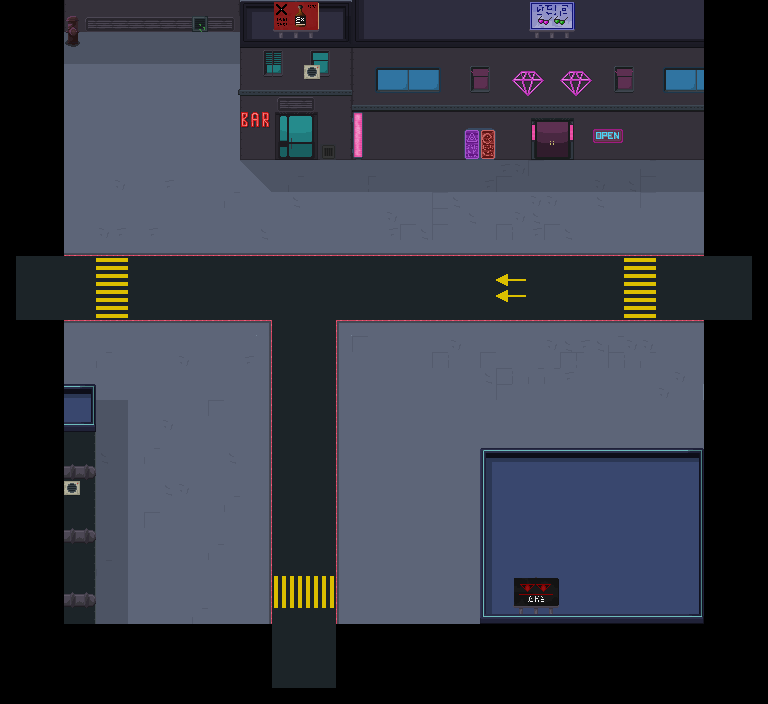

The image is a tile-based game level rendered from a .tmx file. Its description and source (layers, tilesets, objects; grid data summarised) follow:
An orthogonal 48x44 tile map with 16x16 px tiles, 7 tile layers (Suelo, DecoracionSuelo, Paredes, Decoracion, ...), 4 tilesets and 10 objects (3x Spawner, 2x Right, 2x Down, 2x Left, Text_Box).

<map version="1.0" tiledversion="1.0.3" orientation="orthogonal" renderorder="right-down" width="48" height="44" tilewidth="16" tileheight="16" nextobjectid="46">
 <tileset firstgid="1" source="../../tileset/city.tsx" />
 <tileset firstgid="257" source="../../tileset/City2.tsx" />
 <tileset firstgid="769" source="../../tileset/CityProps.tsx" />
 <tileset firstgid="1137" source="../../tileset/Buildings.tsx" />
 <layer name="Suelo" width="48" height="44">
  <data>[2112 cells, 1600 non-empty, 2 distinct tile ids]</data>
 </layer>
 <layer name="DecoracionSuelo" width="48" height="44">
  <data>[2112 cells, 450 non-empty, 17 distinct tile ids]</data>
 </layer>
 <layer name="Paredes" width="48" height="44">
  <data>[2112 cells, 496 non-empty, 156 distinct tile ids]</data>
 </layer>
 <layer name="Decoracion" width="48" height="44">
  <data>[2112 cells, 151 non-empty, 77 distinct tile ids]</data>
 </layer>
 <objectgroup name="Animados">
  <object id="45" name="Text_Box" x="224" y="32" width="16" height="16" />
 </objectgroup>
 <layer name="Decoracion2" width="48" height="44">
  <data>[2112 cells, 0 non-empty, 0 distinct tile ids]</data>
 </layer>
 <layer name="Sombra" width="48" height="44">
  <data>[2112 cells, 107 non-empty, 2 distinct tile ids]</data>
 </layer>
 <layer name="Aire" width="48" height="44">
  <data>[2112 cells, 142 non-empty, 3 distinct tile ids]</data>
 </layer>
 <objectgroup name="Puertas">
  <object id="19" name="Right" x="735" y="255" width="18.6667" height="66" />
  <object id="31" name="Down" x="269.667" y="670.667" width="67" height="17" />
  <object id="43" name="Left" x="16" y="255" width="18" height="66" />
 </objectgroup>
 <objectgroup name="Entradas">
  <object id="26" name="Right" gid="255" x="671.333" y="283.667" width="16" height="16" />
  <object id="28" name="Down" gid="255" x="287.333" y="560.667" width="16" height="16" />
  <object id="44" name="Left" gid="255" x="79" y="282" width="16" height="16" />
 </objectgroup>
 <objectgroup name="Spawners" offsetx="-60" offsety="33">
  <object id="20" name="Spawner" gid="240" x="516" y="243" width="16" height="16">
   <properties>
    <property name="Bomber" type="bool" value="true" />
    <property name="Charger" type="bool" value="true" />
    <property name="Gunner" type="bool" value="false" />
    <property name="Stalker" type="bool" value="true" />
    <property name="Turret" type="bool" value="false" />
   </properties>
  </object>
  <object id="21" name="Spawner" gid="240" x="384" y="277" width="16" height="16">
   <properties>
    <property name="Bomber" type="bool" value="false" />
    <property name="Charger" type="bool" value="true" />
    <property name="Gunner" type="bool" value="false" />
    <property name="Stalker" type="bool" value="true" />
    <property name="Turret" type="bool" value="false" />
   </properties>
  </object>
  <object id="33" name="Spawner" gid="240" x="413.333" y="376.667" width="16" height="16">
   <properties>
    <property name="Bomber" type="bool" value="true" />
    <property name="Charger" type="bool" value="true" />
    <property name="Gunner" type="bool" value="false" />
    <property name="Stalker" type="bool" value="true" />
    <property name="Turret" type="bool" value="false" />
   </properties>
  </object>
 </objectgroup>
</map>
